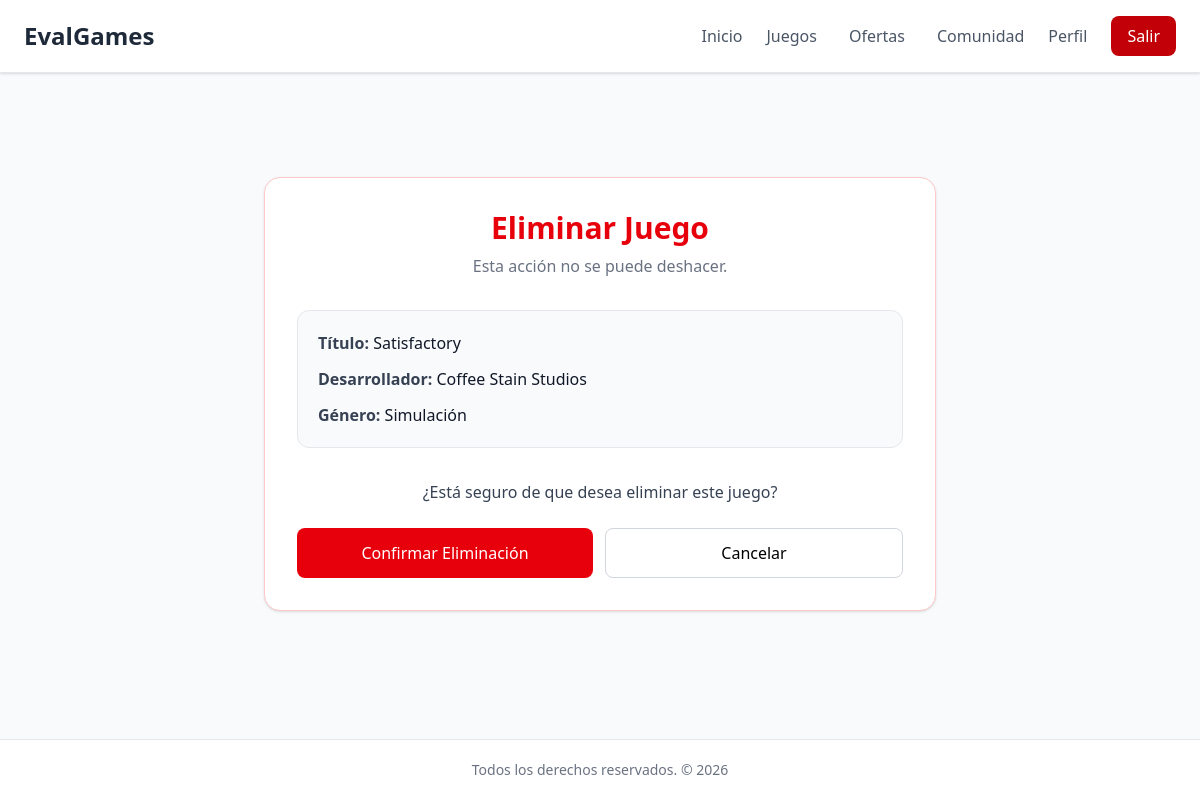
/videojuegos/eliminar/16/ (signed in), run on the app's committed database.
### videojuegos/models.py (models this page shows, shortened)
class Juego(models.Model):
    titulo = models.CharField(max_length=100)
    desarrollador = models.CharField(max_length=100)
    genero = models.ForeignKey(Genero, on_delete=models.CASCADE, blank=True, null=True)
    portada = models.ImageField(upload_to='juegos_fp', blank=True, null=True)
    fecha_lanzamiento = models.DateField()
    consola = models.ForeignKey(Consola,on_delete=models.CASCADE, blank=True, null=True)
    fecha_carga = models.DateField(auto_now_add=True)
    activo = models.BooleanField(default=True)
    precio = models.FloatField(default=0, blank=True, null=True)

class Genero(models.Model):
    nombre=models.CharField(max_length=50)
    activo = models.BooleanField(default=True)
    fecha = models.DateField(auto_now_add=True)
    def __str__(self):
        return self.nombre

### videojuegos/views.py (the view)
# urls.py: path('eliminar/<int:id>/', views.eliminar_juego, name='eliminar_juego'),
@login_required
def eliminar_juego(request, id):
    juego = get_object_or_404(Juego, id=id)
    if request.method == 'POST':
        juego.activo = False
        juego.save()
        return redirect('juegos')
    return render(request,'videojuegos/eliminar_juego.html',{'juego': juego})

### videojuegos/templates/videojuegos/eliminar_juego.html (shortened to what this page needs)
{% extends 'inicio/base.html' %}
{% block body %}
<div class="max-w-2xl mx-auto mt-16">
    <div class="bg-white border border-red-200 rounded-2xl shadow-sm p-8">
        <h1 class="text-3xl font-bold text-red-600 text-center mb-2">
            Eliminar Juego
        </h1>
        <p class="text-center text-gray-500 mb-8">
            Esta acción no se puede deshacer.
        </p>
        <div class="bg-gray-50 border border-gray-200 rounded-xl p-5 space-y-3 mb-8">
            <p>
                <span class="font-semibold text-gray-700">Título:</span>
                <span class="text-gray-900">{{ juego.titulo }}</span>
            </p>
            <p>
                <span class="font-semibold text-gray-700">Desarrollador:</span>
                <span class="text-gray-900">{{ juego.desarrollador }}</span>
            </p>
            <p>
                <span class="font-semibold text-gray-700">Género:</span>
                <span class="text-gray-900">{{ juego.genero }}</span>
            </p>
        </div>
        <p class="text-center text-gray-700 mb-6">
            ¿Está seguro de que desea eliminar este juego?
        </p>
        <form method="POST">
            <div class="flex gap-3">
                <button
                    type="submit"
                    class="flex-1 bg-red-600 text-white py-3 rounded-lg font-medium hover:bg-red-700 transition cursor-pointer"
                >
                    Confirmar Eliminación
                </button>
                <a
                    href="{% url 'juegos' %}"
                    class="flex-1 text-center border border-gray-300 py-3 rounded-lg font-medium hover:bg-gray-100 transition"
                >
                    Cancelar
                </a>
            </div>
        </form>
    </div>
</div>
{% endblock %}

### data on the page
Juego: titulo "Satisfactory", desarrollador "Coffee Stain Studios", genero "Simulación"
